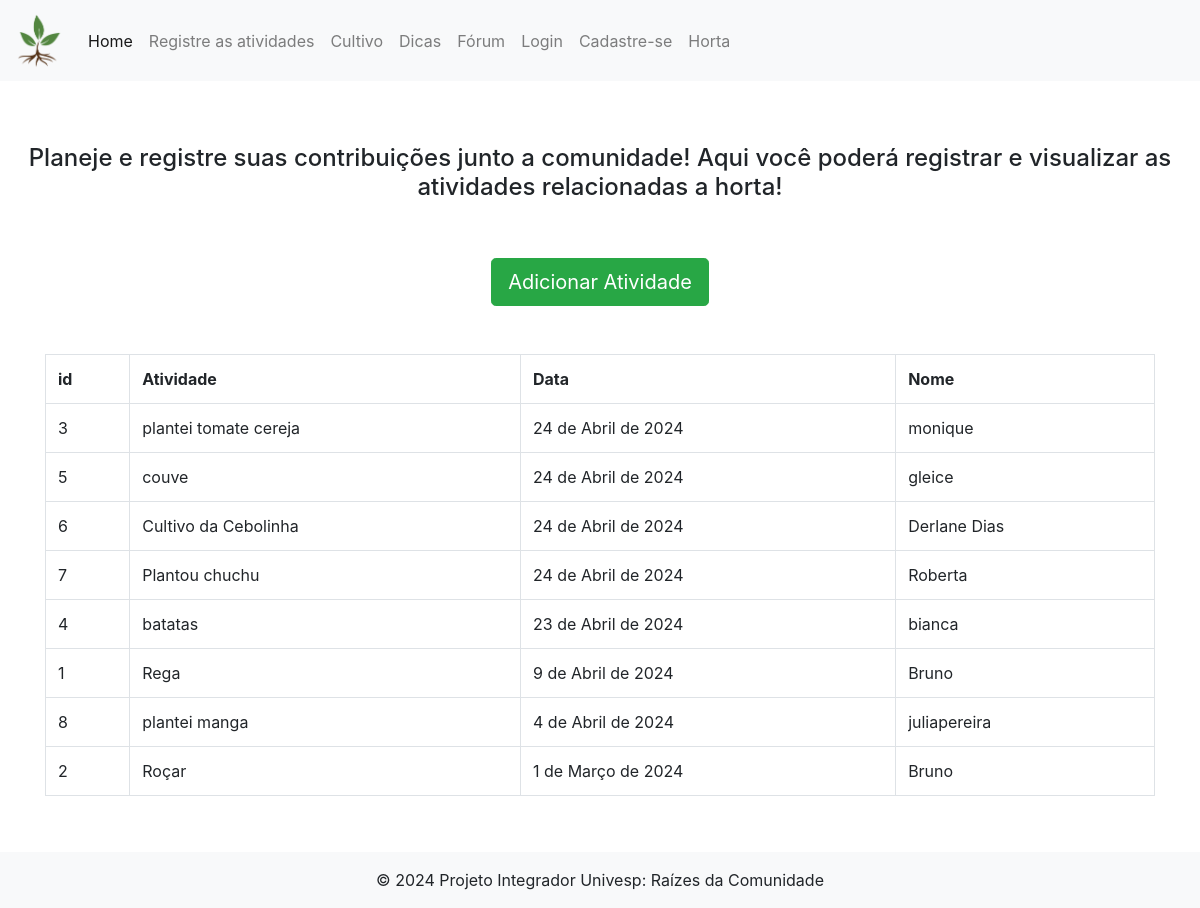
The page /atividades/ (signed in) on the database as committed earlier.
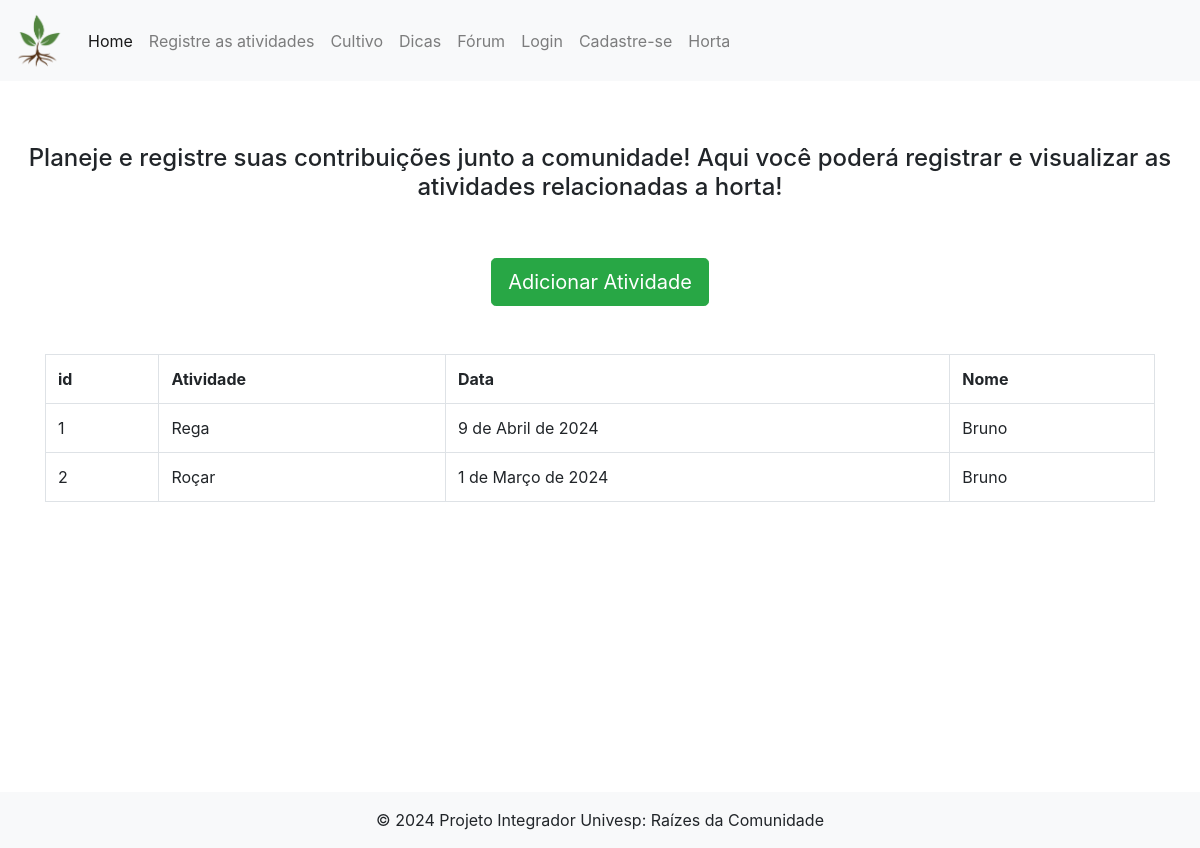
The same page on the database as committed later.
### app_cad_atividades/models.py (models this page shows)
class Atividade(models.Model):
    id= models.AutoField(primary_key=True)
    atividade = models.TextField(max_length=255)
    dt_atividadedb = models.DateField()
    usuario_id = models.CharField(max_length=100, default="admin")

### app_cad_atividades/views.py (the view)
# urls.py: path("atividades/",views.atividades, name="atividade"),
@login_required(login_url="/login/login/")
def atividades(request):
    lista_atividades = {}
    if request.method == 'POST':
        atividade = request.POST.get("atividade")
        dt_atividade = request.POST.get("dt_atividade")
        usuario_id = request.user.username
        nova_atividade = Atividade(atividade=atividade, dt_atividadedb=dt_atividade ,usuario_id=usuario_id )
        nova_atividade.save()
    lista_atividades["atividades"] = Atividade.objects.all().order_by('-dt_atividadedb')[:10]
    return render(request, "atividades/atividade.html", lista_atividades)

### templates/atividades/atividade.html (shortened to what this page needs)
{% extends 'base.html' %}
{% block conteudo %}
    <div style="text-align: center;" class="container-fluid">
        <h1 class="text-center mt-5" style="font-size: 1.5rem;">Planeje e registre suas contribuições junto a comunidade! Aqui você poderá registrar e visualizar as atividades relacionadas a horta!</h1>
        <button type="button" class="btn btn-success btn-lg m-5" data-toggle="modal" data-target="#modalAtividade" data-whatever="@mdo">Adicionar Atividade</button>
    </div>
    <div class="container">
        <table class="table table-bordered table-strip table-hover">
            <tr>
                <th>id</th>
                <th>Atividade</th>
                <th>Data</th>
                <th>Nome</th>
            </tr>
             {% for atividade in atividades %}
                <tr>
                <td>{{atividade.id}}</td>
                <td>{{atividade.atividade}}</td>
                <td>{{atividade.dt_atividadedb}}</td>
                <td>{{atividade.usuario_id}}</td>
                </tr>
            {% endfor %}
        </table>
    </div>
{% endblock %}

### templates/base.html (shortened to what this page needs)
<!doctype html>
<html lang="en">
  <head>
    <link rel="stylesheet" href="https://stackpath.bootstrapcdn.com/bootstrap/4.1.3/css/bootstrap.min.css">
  </head>
  <body>
    <nav class="navbar navbar-expand-lg navbar-light bg-light fixed-top">
      <a class="navbar-brand" href="{% url 'home' %}"><img src="/media/icone.png" alt="logotipo" style="width: 3rem;"></a>
      <div class="collapse navbar-collapse" id="navbarNav">
        <ul class="navbar-nav">
          <li class="nav-item active">
            <a class="nav-link" href="{% url 'home' %}">Home <span class="sr-only">(Página atual)</span></a>
          </li>
          <li class="nav-item">
            <a class="nav-link" href="{% url 'atividade' %}">Registre as atividades</a>
          </li>
          <li class="nav-item">
            <a class="nav-link" href="{% url 'cultivo' %}">Cultivo</a>
          </li>
          <li class="nav-item">
            <a class="nav-link" href="#">Dicas</a>
          </li>
          <li class="nav-item">
            <a class="nav-link" href="{% url 'forum' %}">Fórum</a>
          </li>
          <li class="nav-item">
            <a class="nav-link" href="{% url 'login' %}">Login</a>
          </li>
          <li class="nav-item">
            <a class="nav-link" href="{% url 'cadastro' %}">Cadastre-se</a>
          </li>
        <li class="nav-item">
          <a class="nav-link" href="{% url 'minha_horta' %}">Horta</a>
        </li>
        </ul>
      </div>
    </nav>
    <main class="mb-5 mt-5 pb-5 pt-5">
    {% block conteudo %}
    {% endblock %}
    </main>
    <footer class="bg-body-tertiary text-center w-100 fixed-bottom">
      <div class="container p-4"></div>
      <div class="text-center p-3 bg-light">
        © 2024 Projeto Integrador Univesp:
        <a class="text-body" href="#">Raízes da Comunidade</a>
      </div>
    </footer>
  </body>
</html>

### templates/base.html (style rules this page uses)
body { overflow-y: auto; min-height: 100vh; }

Rows that differ between the two databases and show on the page:
removed Atividade: id "3", atividade "plantei tomate cereja", dt_atividadedb "24 de Abril de 2024", usuario_id "monique"
removed Atividade: id "5", atividade "couve", dt_atividadedb "24 de Abril de 2024", usuario_id "gleice"
removed Atividade: id "6", atividade "Cultivo da Cebolinha", dt_atividadedb "24 de Abril de 2024", usuario_id "Derlane Dias"
removed Atividade: id "7", atividade "Plantou chuchu", dt_atividadedb "24 de Abril de 2024", usuario_id "Roberta"
removed Atividade: id "4", atividade "batatas", dt_atividadedb "23 de Abril de 2024", usuario_id "bianca"
removed Atividade: id "8", atividade "plantei manga", dt_atividadedb "4 de Abril de 2024", usuario_id "juliapereira"
